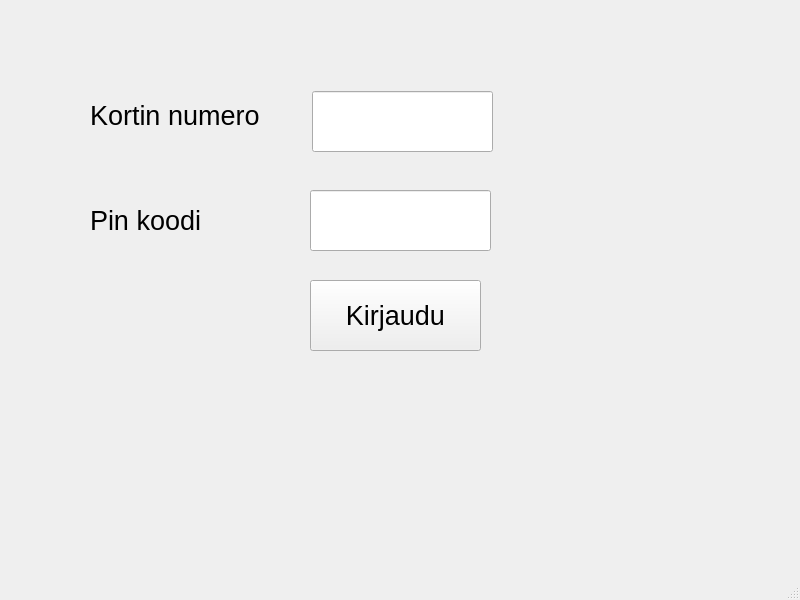
<?xml version="1.0" encoding="UTF-8"?>
<ui version="4.0">
 <class>MainWindow</class>
 <widget class="QMainWindow" name="MainWindow">
  <property name="geometry">
   <rect>
    <x>0</x>
    <y>0</y>
    <width>800</width>
    <height>600</height>
   </rect>
  </property>
  <property name="windowTitle">
   <string>MainWindow</string>
  </property>
  <widget class="QWidget" name="centralwidget">
   <widget class="QPushButton" name="btnLogin">
    <property name="geometry">
     <rect>
      <x>310</x>
      <y>280</y>
      <width>171</width>
      <height>71</height>
     </rect>
    </property>
    <property name="font">
     <font>
      <pointsize>20</pointsize>
     </font>
    </property>
    <property name="text">
     <string>Kirjaudu</string>
    </property>
   </widget>
   <widget class="QLabel" name="label">
    <property name="geometry">
     <rect>
      <x>90</x>
      <y>70</y>
      <width>221</width>
      <height>91</height>
     </rect>
    </property>
    <property name="font">
     <font>
      <pointsize>20</pointsize>
     </font>
    </property>
    <property name="text">
     <string>Kortin numero</string>
    </property>
   </widget>
   <widget class="QLineEdit" name="textPinCode">
    <property name="geometry">
     <rect>
      <x>310</x>
      <y>190</y>
      <width>181</width>
      <height>61</height>
     </rect>
    </property>
    <property name="font">
     <font>
      <pointsize>20</pointsize>
     </font>
    </property>
   </widget>
   <widget class="QLabel" name="label_2">
    <property name="geometry">
     <rect>
      <x>90</x>
      <y>170</y>
      <width>181</width>
      <height>101</height>
     </rect>
    </property>
    <property name="font">
     <font>
      <pointsize>20</pointsize>
     </font>
    </property>
    <property name="text">
     <string>Pin koodi</string>
    </property>
   </widget>
   <widget class="QLineEdit" name="textBankCard">
    <property name="geometry">
     <rect>
      <x>312</x>
      <y>91</y>
      <width>181</width>
      <height>61</height>
     </rect>
    </property>
    <property name="font">
     <font>
      <pointsize>20</pointsize>
     </font>
    </property>
   </widget>
   <widget class="QLabel" name="labelInfo">
    <property name="geometry">
     <rect>
      <x>90</x>
      <y>390</y>
      <width>621</width>
      <height>101</height>
     </rect>
    </property>
    <property name="font">
     <font>
      <pointsize>20</pointsize>
     </font>
    </property>
    <property name="text">
     <string/>
    </property>
   </widget>
  </widget>
  <widget class="QMenuBar" name="menubar">
   <property name="geometry">
    <rect>
     <x>0</x>
     <y>0</y>
     <width>800</width>
     <height>22</height>
    </rect>
   </property>
  </widget>
  <widget class="QStatusBar" name="statusbar"/>
 </widget>
 <resources/>
 <connections/>
</ui>
